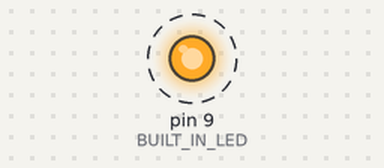
A sketch run on a simulated Arduino Uno, built with avr-gcc and run on an emulated ATmega328P. Shown: output pins drawn as LEDs (lit = HIGH). Dashed ring = blinking.

Above: at 0.5 s.
Timing chart, 0 to 4.6 s (numbered marks = the images above):
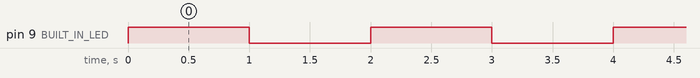

The sketch:

sketch.ino
```cpp
// initial programming/blink test for the rfcrafting board

#define BUILT_IN_LED 9

void setup() {
  pinMode(BUILT_IN_LED, OUTPUT);
}

void loop() {
  digitalWrite(BUILT_IN_LED, HIGH);   // turn the LED on (HIGH is the voltage level)
  delay(1000);              // wait for a second
  digitalWrite(BUILT_IN_LED, LOW);    // turn the LED off by making the voltage LOW
  delay(1000);              // wait for a second
}
```

Measured:
- by itself, pin 9 (BUILT_IN_LED): alternates HIGH for 1.0 s and LOW for 1.0 s
